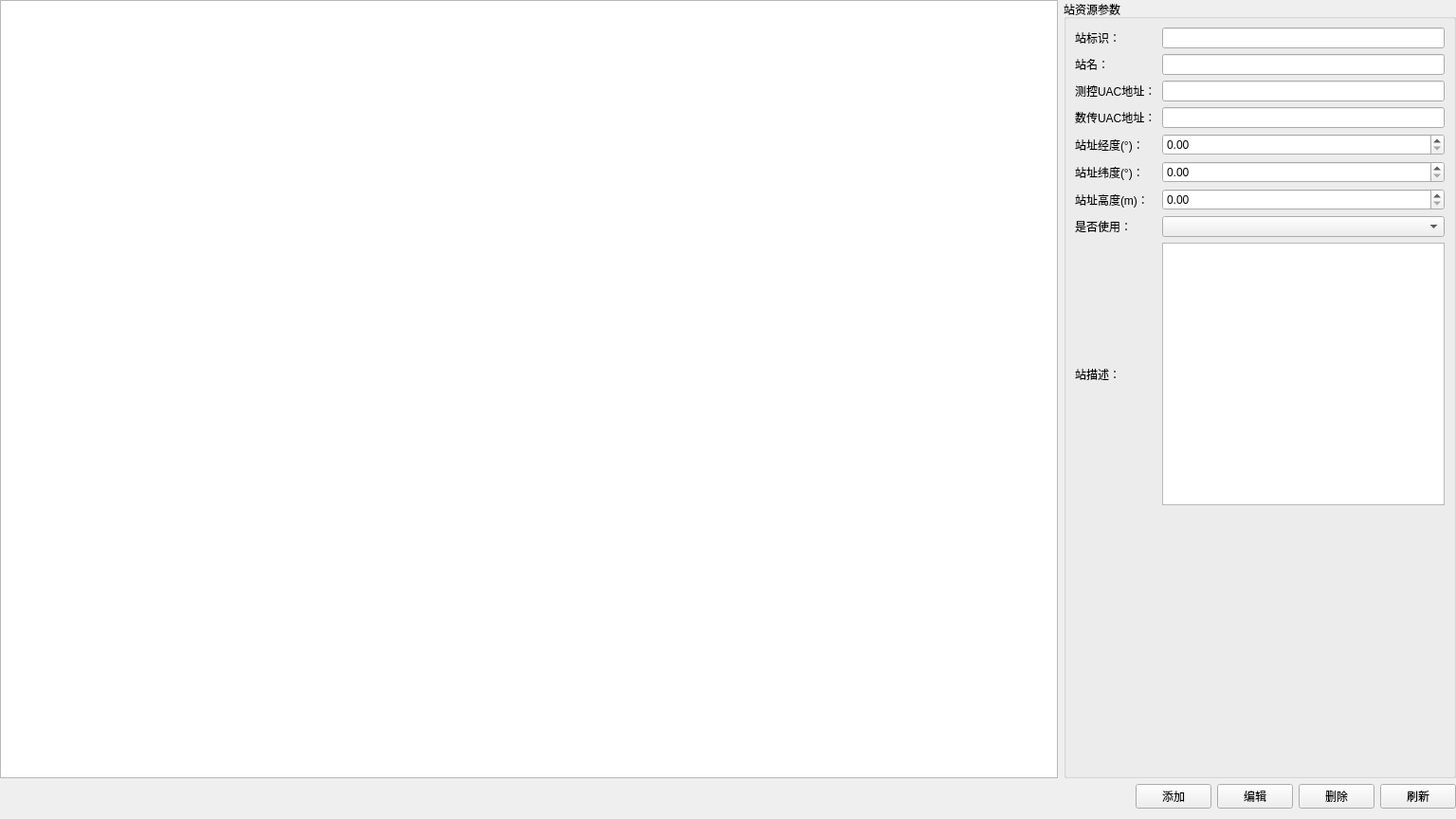
<?xml version="1.0" encoding="UTF-8"?>
<ui version="4.0">
 <class>StationResManagement</class>
 <widget class="QWidget" name="StationResManagement">
  <property name="geometry">
   <rect>
    <x>0</x>
    <y>0</y>
    <width>1536</width>
    <height>864</height>
   </rect>
  </property>
  <property name="windowTitle">
   <string>Form</string>
  </property>
  <layout class="QVBoxLayout" name="verticalLayout">
   <property name="leftMargin">
    <number>0</number>
   </property>
   <property name="topMargin">
    <number>0</number>
   </property>
   <property name="rightMargin">
    <number>0</number>
   </property>
   <item>
    <layout class="QHBoxLayout" name="horizontalLayout_2" stretch="0,0">
     <item>
      <widget class="QTableView" name="tableView">
       <property name="sizePolicy">
        <sizepolicy hsizetype="Expanding" vsizetype="Expanding">
         <horstretch>0</horstretch>
         <verstretch>0</verstretch>
        </sizepolicy>
       </property>
      </widget>
     </item>
     <item>
      <widget class="QGroupBox" name="groupBox">
       <property name="sizePolicy">
        <sizepolicy hsizetype="Fixed" vsizetype="Preferred">
         <horstretch>0</horstretch>
         <verstretch>0</verstretch>
        </sizepolicy>
       </property>
       <property name="minimumSize">
        <size>
         <width>414</width>
         <height>0</height>
        </size>
       </property>
       <property name="title">
        <string>站资源参数</string>
       </property>
       <layout class="QGridLayout" name="gridLayout">
        <item row="0" column="0">
         <widget class="QLabel" name="label">
          <property name="text">
           <string>站标识：</string>
          </property>
         </widget>
        </item>
        <item row="7" column="1">
         <widget class="QComboBox" name="isUsable"/>
        </item>
        <item row="7" column="0">
         <widget class="QLabel" name="label_6">
          <property name="text">
           <string>是否使用：</string>
          </property>
         </widget>
        </item>
        <item row="9" column="1">
         <spacer name="verticalSpacer">
          <property name="orientation">
           <enum>Qt::Vertical</enum>
          </property>
          <property name="sizeHint" stdset="0">
           <size>
            <width>20</width>
            <height>40</height>
           </size>
          </property>
         </spacer>
        </item>
        <item row="8" column="1">
         <widget class="QTextEdit" name="desc"/>
        </item>
        <item row="8" column="0">
         <widget class="QLabel" name="label_7">
          <property name="text">
           <string>站描述：</string>
          </property>
         </widget>
        </item>
        <item row="1" column="1">
         <widget class="QLineEdit" name="stationName"/>
        </item>
        <item row="0" column="1">
         <widget class="QLineEdit" name="stationIdentifying"/>
        </item>
        <item row="1" column="0">
         <widget class="QLabel" name="label_2">
          <property name="text">
           <string>站名：</string>
          </property>
         </widget>
        </item>
        <item row="5" column="0">
         <widget class="QLabel" name="label_4">
          <property name="text">
           <string>站址纬度(°)：</string>
          </property>
         </widget>
        </item>
        <item row="2" column="0">
         <widget class="QLabel" name="label_8">
          <property name="text">
           <string>测控UAC地址：</string>
          </property>
         </widget>
        </item>
        <item row="6" column="0">
         <widget class="QLabel" name="label_5">
          <property name="text">
           <string>站址高度(m)：</string>
          </property>
         </widget>
        </item>
        <item row="4" column="0">
         <widget class="QLabel" name="label_3">
          <property name="text">
           <string>站址经度(°)：</string>
          </property>
         </widget>
        </item>
        <item row="3" column="0">
         <widget class="QLabel" name="label_9">
          <property name="text">
           <string>数传UAC地址：</string>
          </property>
         </widget>
        </item>
        <item row="2" column="1">
         <widget class="QLineEdit" name="ttcUACAddr"/>
        </item>
        <item row="3" column="1">
         <widget class="QLineEdit" name="dataTransUACAddr"/>
        </item>
        <item row="4" column="1">
         <widget class="QDoubleSpinBox" name="stationLongitude"/>
        </item>
        <item row="5" column="1">
         <widget class="QDoubleSpinBox" name="stationLatitude"/>
        </item>
        <item row="6" column="1">
         <widget class="QDoubleSpinBox" name="stationHeight"/>
        </item>
       </layout>
      </widget>
     </item>
    </layout>
   </item>
   <item>
    <layout class="QHBoxLayout" name="horizontalLayout">
     <item>
      <spacer name="horizontalSpacer">
       <property name="orientation">
        <enum>Qt::Horizontal</enum>
       </property>
       <property name="sizeHint" stdset="0">
        <size>
         <width>40</width>
         <height>20</height>
        </size>
       </property>
      </spacer>
     </item>
     <item>
      <widget class="QPushButton" name="addBtn">
       <property name="text">
        <string>添加</string>
       </property>
      </widget>
     </item>
     <item>
      <widget class="QPushButton" name="editBtn">
       <property name="text">
        <string>编辑</string>
       </property>
      </widget>
     </item>
     <item>
      <widget class="QPushButton" name="delBtn">
       <property name="text">
        <string>删除</string>
       </property>
      </widget>
     </item>
     <item>
      <widget class="QPushButton" name="refreshBtn">
       <property name="text">
        <string>刷新</string>
       </property>
      </widget>
     </item>
    </layout>
   </item>
  </layout>
 </widget>
 <resources/>
 <connections/>
</ui>
